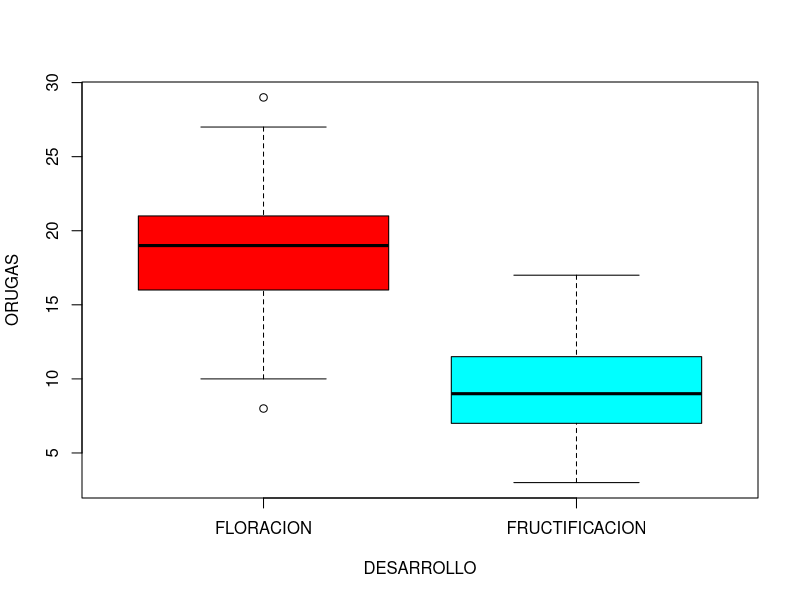
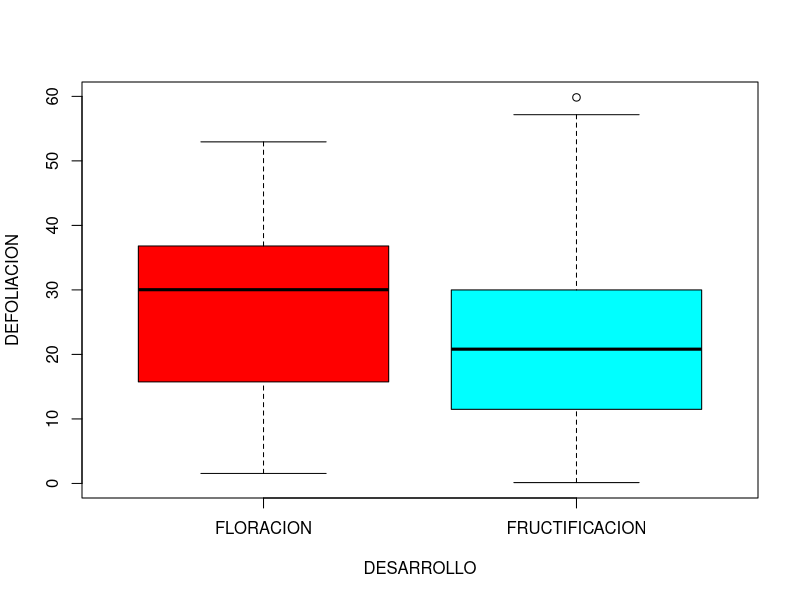
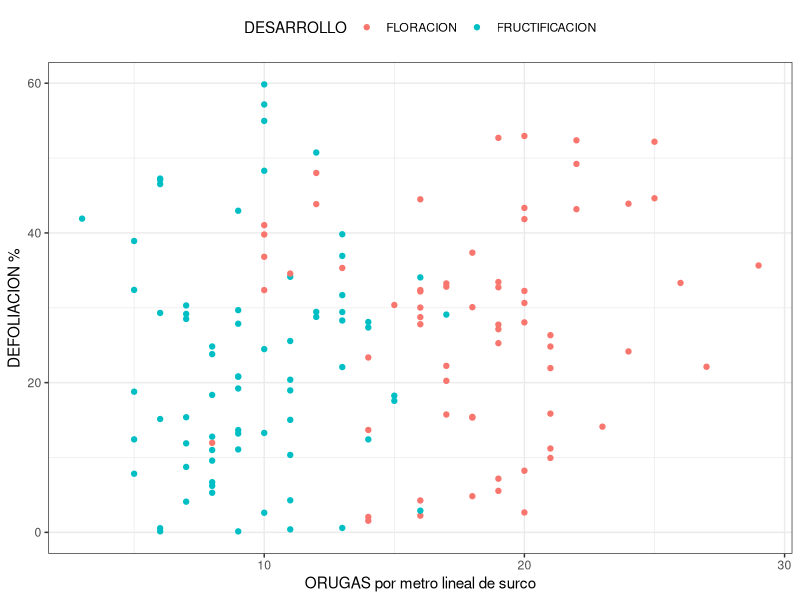

Recreate these plots in R, in order.
# Title     : Trabajo Integrador
# Created by: leandro
# Created on: 3/11/21

## EJERCICIO 1

# librerias
library(xtable)

# cargamos el archivo csv
if(file.exists('./PlagasSoja.csv')){
  df_raw <- as.data.frame(read.csv('./PlagasSoja.csv'))
}

# analizamos sus tipos de variables
sapply(df_raw, class)

# antes de corregir los formatos debemos filtrar la variable
# numerica DEFOLIACION, que tiene valores negativos
df <- subset(df_raw, DEFOLIACION >= 0)

# formatos apropiados
df$Productor <- as.character(df$Productor)
df$DESARROLLO <- as.factor(df$DESARROLLO)

# creamos una tabla con medidas resumen apropiadas
# y el codigo latex para su presentacion
orugas <- cbind(
  as.matrix(summary(df$ORUGAS[df$DESARROLLO == 'FLORACION'])),
  as.matrix(summary(df$ORUGAS[df$DESARROLLO == 'FRUCTIFICACION']))
)

colnames(orugas) <- c('FLORACION', 'FRUCTIFICACION')

defoliacion <- cbind(
  as.matrix(summary(df$DEFOLIACION[df$DESARROLLO == 'FLORACION'])),
  as.matrix(summary(df$DEFOLIACION[df$DESARROLLO == 'FRUCTIFICACION']))
)

colnames(defoliacion) <- c('FLORACION', 'FRUCTIFICACION')

print(xtable(orugas,
             type = 'latex',
             caption = 'ORUGAS - medidas resumen',
             label = 'table:summary_orugas'),
      file = 'summary.tex')

print(xtable(defoliacion,
            type = 'latex',
            caption = 'DEFOLIACION - medidas resumen',
            label = 'table:summary_defoliacion'),
      append = TRUE,
      file = 'summary.tex')

# calculamos el coeficiente de variacion para comparar
# con la std dev en una tabla
CV <- apply(df[,c(-1,-2)], 2, function (X){
  cv <- sd(X) / mean(X)
  return(cv)
})

stdDev <- apply(df[,c(-1,-2)], 2, function (X){
  stddev <- sd(X)
  return(stddev)
})

desviacionesStd <- data.frame(stdDev, CV)

print(xtable(desviacionesStd,
             type = 'latex',
             caption = 'Desviacion estandar y sus
               respectivos coeficientes de variacion',
             label = 'table:stdDevs'),
      file = 'stdDevs.tex')

# diagrama caja con bigotes

plot(ORUGAS ~ DESARROLLO,
     data = df,
     col = c('red', 'cyan'))

plot(DEFOLIACION ~ DESARROLLO,
     data = df,
     col = c('red', 'cyan'))

# graficos de dispersion

library(ggplot2)

desarrollo <- as.factor(
  ifelse(df$DESARROLLO == 'FLORACION', 'FLORACION', 'FRUCTIFICACION'))

scatter_df <- data.frame(x = df$ORUGAS, y = df$DEFOLIACION, group = desarrollo)

ggplot(scatter_df, aes(x = x, y = y)) +
  geom_point(aes(colour = group)) +
  scale_color_discrete('DESARROLLO') +
  xlab('ORUGAS por metro lineal de surco') +
  ylab('DEFOLIACION %') +
  theme_bw() +
  theme(legend.position = 'top', legend.justification = 'center')

## EJERCICIO 2
#
# FLORACION: DEFOLIACION >= 30 & ORUGAS >= 20
# FRUCTIFICACION: DEFOLIACION > 8 & ORUGAS >= 10

# 1. creamos un subconjunto con las condiciones necesarias
# 2. eliminamos las filas NaN (Not a Number) resultantes de
#    no cumplir con las condiciones
# 3. lo convertimos a un tipo data.frame para 4.
# 4. creamos un subconjunto con la variable DESARROLLO de interes
# entonces:

# 4.
aFumigar_floracion <- subset(
  # 3.
  data.frame(
    # 2.
    na.exclude(
      # 1.
      subset(df, DEFOLIACION > 29 & ORUGAS > 19)
    )
  ),
  DESARROLLO == 'FLORACION',
  select = Productor)

aFumigar_fructificacion <- subset(
  data.frame(
    na.exclude(
      subset(df, DEFOLIACION > 8 & ORUGAS > 9)
    )
  ),
  DESARROLLO == 'FRUCTIFICACION',
  select = Productor)

FUMIGACION <- rep(FALSE, dim(df)[1])
df$FUMIGACION <- FUMIGACION

# ningun Productor tiene los dos estados de DESARROLLO
df$FUMIGACION <- is.element(df$Productor, c(
  aFumigar_floracion$Productor,
  aFumigar_fructificacion$Productor))

tabla_plantaciones <- cbind(c('FLORACION', 'FRUCTIFICACION'),
                            c(13, 28))

colnames(tabla_plantaciones) <- c('Desarrollo',
                                  'Cantidad')

print(xtable(tabla_plantaciones,
             type = 'latex',
             caption = 'Cantidad de plantaciones que deben
             fumigarse por estado de DESARROLLO',
             label = 'table:plantacionesAfumigar'),
      file = 'plantaciones.tex')

#####
install.packages(data.table)
library(data.table)

dftable <- as.data.table(df)

aFumigar_floracion <- dftable[ORUGAS > 19 & DEFOLIACION > 29, .N, DESARROLLO == 'FLORACION']
aFumigar_fructificacion <- dftable[ORUGAS > 9 & DEFOLIACION > 8, .N, DESARROLLO == 'FRUCTIFICACION']
